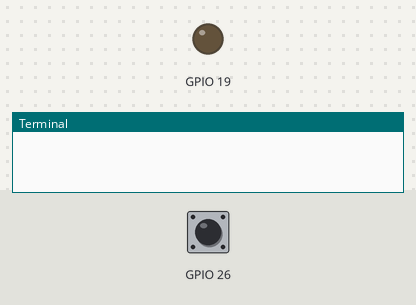
Simulated run of this program. Board: Raspberry Pi (BCM pin numbers). On the bench: output pins drawn as LEDs (lit = HIGH), the last lines printed to the terminal. Inputs (shaded band) come from the test bench; at power-on: GPIO 26 HIGH.

Above: at 1.2 s.
1.3 s: GPIO 26 pulled LOW for 0.15 s
At 1.7 s:
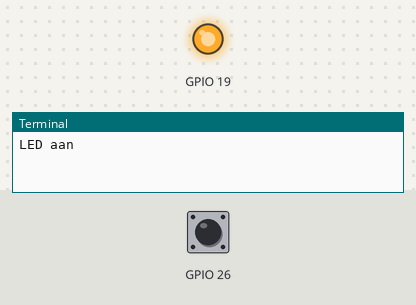
2.9 s: GPIO 26 pulled LOW for 1 s
At 4.1 s:
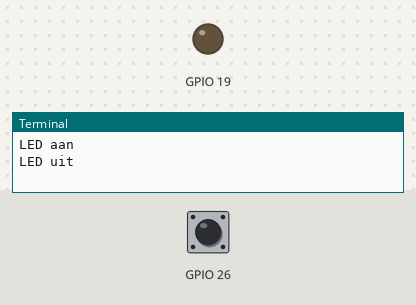
5.4 s: GPIO 26 pulled LOW for 3.2 s
At 6.0 s:
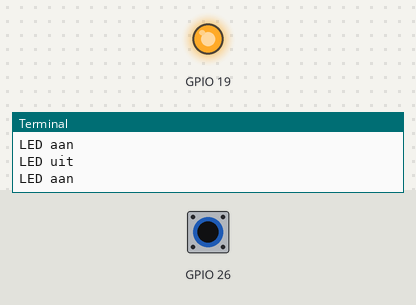
Timing chart, 0 to 8.4 s (numbered marks = the images above; inputs shaded):
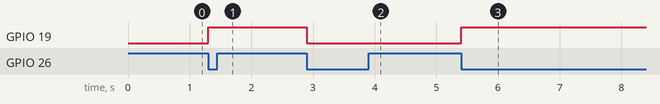

Measured:
- after the input at 1.3 s, GPIO 19: LOW → HIGH at once
- after the input at 2.9 s, GPIO 19: HIGH → LOW at once
- after the input at 5.4 s, GPIO 19: LOW → HIGH at once

The program:

test.py
```python
import RPi.GPIO as IO
import time
IO.setmode(IO.BCM)

IO.setup(19, IO.OUT)
IO.setup(26, IO.IN, pull_up_down=IO.PUD_UP)

IO.add_event_detect(26, IO.FALLING, bouncetime=200)
IO.output(19,0)

led1 = False
def main():
    global led1
    try:
        while True:
            if IO.event_detected(26):
                if led1 == False:
                    print('LED aan')
                    IO.output(19,1)
                    led1 = True

                elif led1 == True:
                    print('LED uit')
                    IO.output(19,0)
                    led1 = False

    except KeyboardInterrupt:
         print("Shutting down program and disabling pins")
         GPIO.cleanup()

if __name__ == "__main__":
    main()
```
